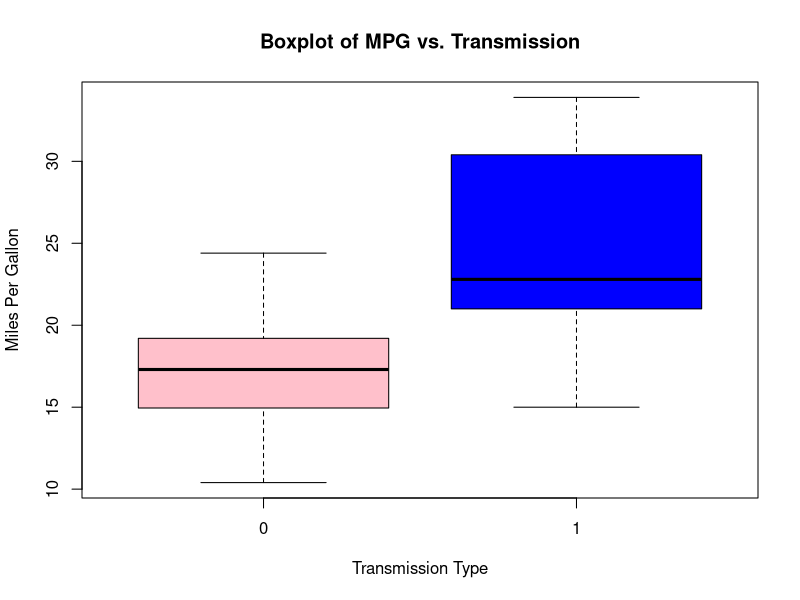
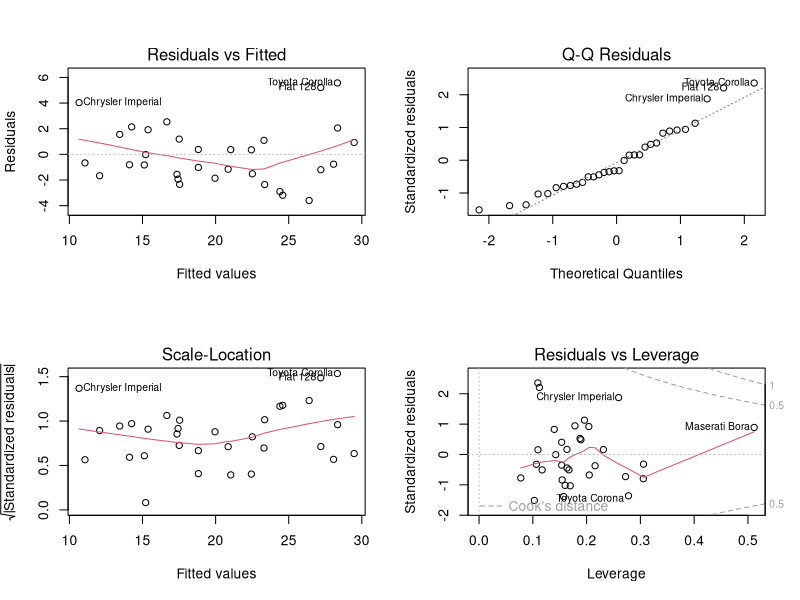

Recreate these plots in R, in order.
## ---- chunk 1
library (datasets)
data(mtcars)
head(mtcars)
## ---- chunk 2
result <- t.test(mtcars$mpg ~ mtcars$am)
result$p.value
result$estimate
## ---- chunk 3
mtcars$vs <- as.factor(mtcars$vs)
mtcars$am <- as.factor(mtcars$am)

boxplot(mpg ~ am, 
        data = mtcars, 
        ylab = "Miles Per Gallon", 
        xlab = "Transmission Type",
        main="Boxplot of MPG vs. Transmission",
        col = (c("pink","blue")))
## ---- chunk 4
fit_simple <- lm(mpg ~ factor(am), data=mtcars)
summary(fit_simple)
## ---- chunk 5
data(mtcars)
fit_multi <- lm(mpg ~ . ,data=mtcars)
summary(fit_multi)
## ---- chunk 6
fit_final <- lm(mpg ~ wt+hp+disp+cyl+am, data = mtcars)
par(mfrow = c(2, 2))
plot(fit_final)
